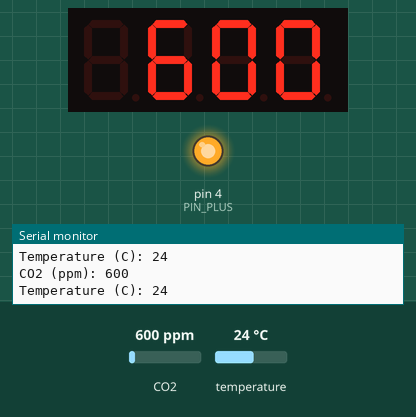
A sketch run on a simulated Arduino Uno, built with avr-gcc and run on an emulated ATmega328P. Parts: 4-digit seven-segment display, output pins drawn as LEDs (lit = HIGH), the last lines printed to the serial monitor. Inputs (shaded band) come from the test bench; at power-on: CO2 600 ppm, temperature 24 °C.

Above: at 4.8 s.
4.9 s: CO2 set to 452 ppm
At 7.5 s:
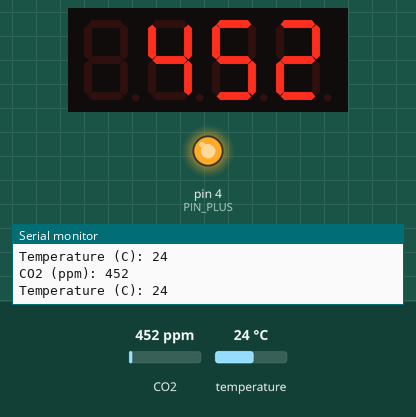
7.9 s: CO2 set to 1050 ppm
At 9.0 s:
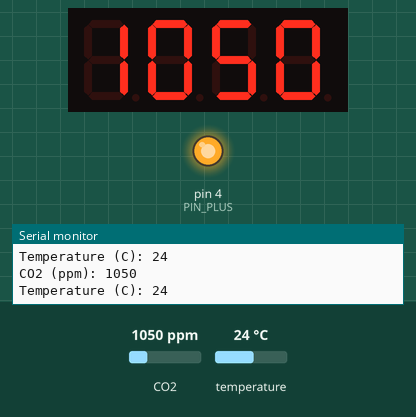
10.9 s: CO2 set to 1700 ppm
At 13.1 s:
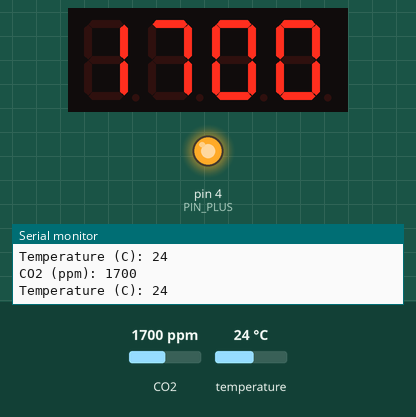
Timing chart, 0 to 14.6 s (numbered marks = the images above; inputs shaded):
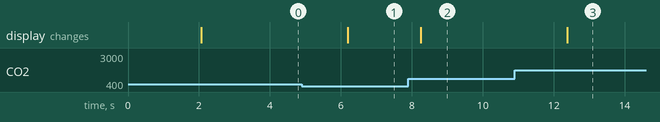

The sketch:

mhz19.ino
```cpp
#include <Arduino.h>
#include "MHZ19.h"
#include <SoftwareSerial.h>                                // Remove if using HardwareSerial


#include <TM1637Display.h>

// Module connection pins (Digital Pins)
#define CLK 2
#define DIO 3
#define PIN_PLUS 4
#define GND 5


TM1637Display display(CLK, DIO);

#define RX_PIN A5                                          // Rx pin which the MHZ19 Tx pin is attached to
#define TX_PIN A4
//#define RX_PIN 10                                          // Rx pin which the MHZ19 Tx pin is attached to
//#define TX_PIN 11  // Tx pin which the MHZ19 Rx pin is attached to
#define BAUDRATE 9600                                      // Device to MH-Z19 Serial baudrate (should not be changed)

MHZ19 myMHZ19;                                             // Constructor for library
SoftwareSerial mySerial(RX_PIN, TX_PIN);                   // (Uno example) create device to MH-Z19 serial

unsigned long getDataTimer = 0;

void setup()
{

    pinMode(PIN_PLUS, OUTPUT);      // sets the digital pin as output
pinMode(GND, OUTPUT);
digitalWrite(PIN_PLUS, HIGH);
digitalWrite(GND, LOW);
    Serial.begin(9600);                                     // Device to serial monitor feedback
  display.setBrightness(0x0f);
  display.showNumberDec(0, true); // Expect: 0301

    mySerial.begin(BAUDRATE);                               // (Uno example) device to MH-Z19 serial start
    myMHZ19.begin(mySerial);                                // *Serial(Stream) refence must be passed to library begin().

    myMHZ19.autoCalibration();   // Turn auto calibration ON (OFF autoCalibration(false))


}

void loop()
{
    if (millis() - getDataTimer >= 2000)
    {
        int CO2;

        /* note: getCO2() default is command "CO2 Unlimited". This returns the correct CO2 reading even
        if below background CO2 levels or above range (useful to validate sensor). You can use the
        usual documented command with getCO2(false) */

        CO2 = myMHZ19.getCO2();                             // Request CO2 (as ppm)

        Serial.print("CO2 (ppm): ");
        Serial.println(CO2);

  display.clear();
  display.showNumberDec(CO2, false); // Expect: 0301


        int8_t Temp;
        Temp = myMHZ19.getTemperature();                     // Request Temperature (as Celsius)
        Serial.print("Temperature (C): ");
        Serial.println(Temp);

        getDataTimer = millis();
    }
}
```

Measured:
- after the input at 4.9 s, the display: changes after 1.3 s (image 1)
- after the input at 7.9 s, the display: changes after 0.36 s (image 2)
- after the input at 10.9 s, the display: changes after 1.5 s (image 3)
